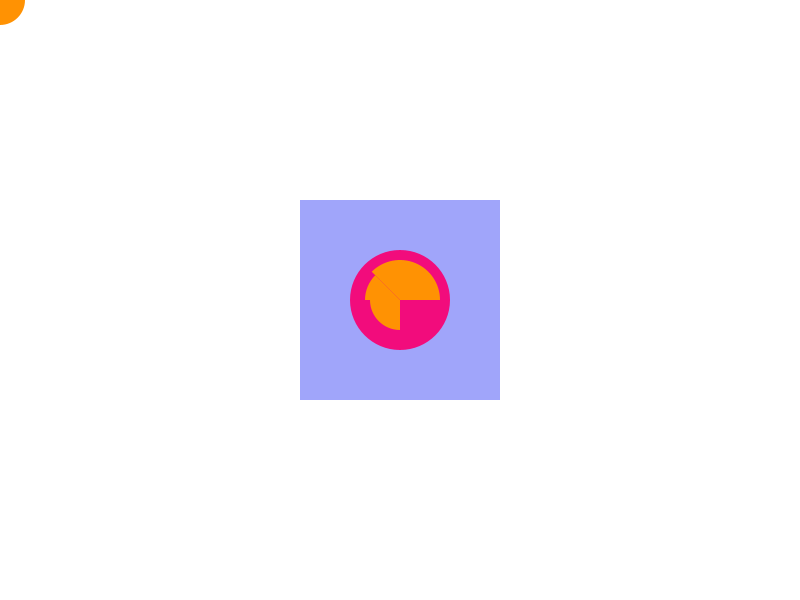
Frame 1 (no input)
Frame 60 (the mouse pressed at the canvas centre just before this capture): identical to frame 1, image omitted
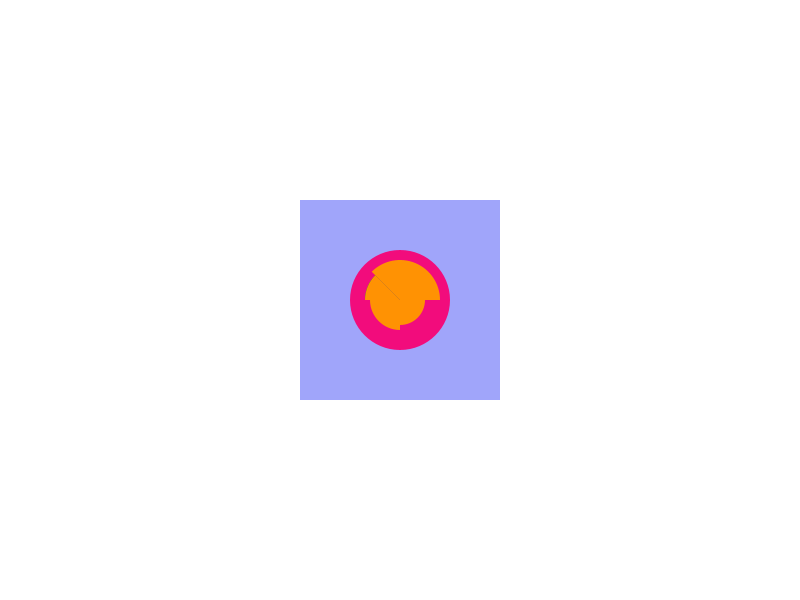
Frame 120 (the mouse held since frame 60 and released just before this capture)

The Processing sketch that drew these frames (run headless with seeded random() and noise(); from frame 60 on, the mouse is pressed at the canvas centre):

// Processing sketch: processing_70073
// ── processing_70073.pde

//my program
//Hannah Lingle

//setup runs once at start up
void setup(){
  size(800,600);
  smooth();
}

//draw runs 60 fps
void draw(){
  noStroke();
  background(255);
  rectMode(CENTER);
  fill(12,25,242,100);
  rect(400,300,200,200);
  ellipseMode(CENTER);
  fill(242,12,124);
  ellipse(400,300,100,100);
  fill(2,160,50);
  arc(mouseX,mouseY,70, 70, PI, PI+QUARTER_PI);
  fill(255,146,3);
  arc(mouseX,mouseY, 50, 50, 0, HALF_PI);
  arc(width/2, height/2, 60, 60, HALF_PI, PI);
  arc(width/2, height/2, 70, 70, PI, PI+QUARTER_PI);
  arc(width/2, height/2, 80, 80, PI+QUARTER_PI, TWO_PI);
  println(mouseX);
  
}
